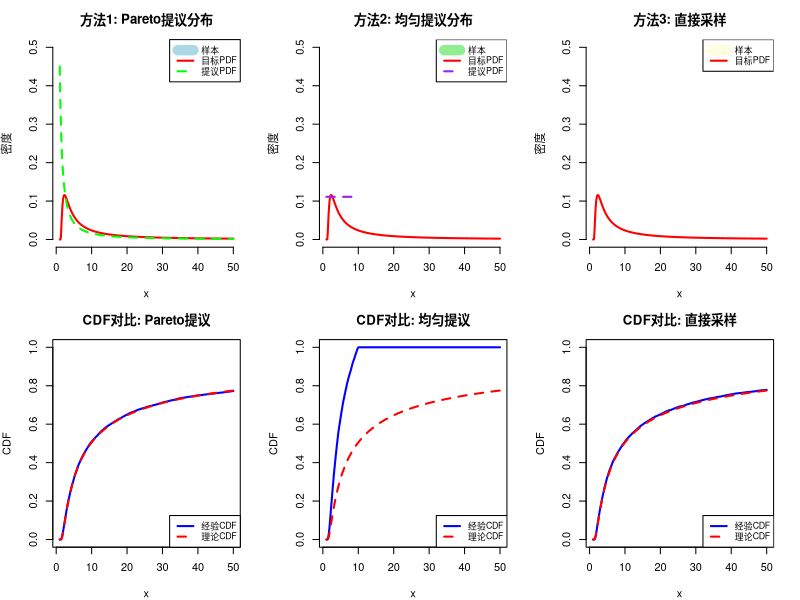

R code for this plot:
# -------------------------------
# Lévy Distribution Simulation using Rejection Sampling
# Parameters: μ = 1, c = 4
# -------------------------------

# 设置参数
mu <- 1
c <- 4
n <- 10000  # 目标样本数

# 设置随机种子以保证可重复性
set.seed(123)

# 定义Lévy分布的理论密度函数
f_levy <- function(x, mu, c) {
  ifelse(x > mu,
         sqrt(c / (2 * pi)) * exp(-c / (2 * (x - mu))) / ((x - mu)^(3/2)),
         0)
}

# ========================================
# 方法1: 使用Pareto分布作为提议分布
# ========================================
cat("方法1: 使用Pareto分布作为提议分布\n")
cat("=====================================\n")

# Pareto分布: g(x) = a*x_m^a / x^(a+1), x >= x_m
# 选择参数: x_m = mu = 1, a = 1.5 (使其尾部与Lévy分布相似)
x_m <- mu
a <- 0.45

# Pareto分布的密度函数
g_pareto <- function(x, x_m, a) {
  ifelse(x >= x_m, a * x_m^a / x^(a+1), 0)
}

# Pareto分布的采样函数 (逆变换法)
rpareto <- function(n, x_m, a) {
  u <- runif(n)
  x_m / (u^(1/a))
}

# 寻找最优的常数M (使得 f(x) <= M*g(x) 对所有x成立)
# 通过数值方法寻找 max(f(x)/g(x))
x_test <- seq(mu + 0.01, 100, length.out = 10000)
ratio_pareto <- f_levy(x_test, mu, c) / g_pareto(x_test, x_m, a)
M_pareto <- max(ratio_pareto, na.rm = TRUE)

cat("Pareto提议分布参数: x_m =", x_m, ", a =", a, "\n")
cat("常数M =", round(M_pareto, 4), "\n")
cat("说明: M = max(f(x)/g(x)) 确保 f(x) ≤ M·g(x) 对所有x成立\n")

# 拒绝采样
X_pareto <- numeric(n)
n_accepted_pareto <- 0
n_total_pareto <- 0

while(n_accepted_pareto < n) {
  # 从提议分布采样
  y <- rpareto(1, x_m, a)
  n_total_pareto <- n_total_pareto + 1
  
  # 计算接受概率
  u <- runif(1)
  acceptance_prob <- f_levy(y, mu, c) / (M_pareto * g_pareto(y, x_m, a))
  
  # 接受或拒绝
  if(u <= acceptance_prob) {
    n_accepted_pareto <- n_accepted_pareto + 1
    X_pareto[n_accepted_pareto] <- y
  }
}

acceptance_rate_pareto <- n / n_total_pareto
cat("接受率:", round(acceptance_rate_pareto * 100, 2), "%\n")
cat("总共生成:", n_total_pareto, "个候选样本\n\n")

# ========================================
# 方法2: 使用均匀分布作为提议分布
# ========================================
cat("方法2: 使用均匀分布作为提议分布\n")
cat("=====================================\n")

# 均匀分布: g(x) = 1/(b-a), a <= x <= b
# 选择参数: a = mu = 1, b = 50 (覆盖Lévy分布的主要区域)
a_unif <- mu
b_unif <- 10

# 均匀分布的密度函数
g_unif <- function(x, a, b) {
  ifelse(x >= a & x <= b, 1 / (b - a), 0)
}

# 均匀分布的采样函数
runif_range <- function(n, a, b) {
  runif(n, min = a, max = b)
}

# 寻找最优的常数M
# 统一计算方式: M = max(f(x)/g(x))
x_test <- seq(a_unif + 0.01, b_unif, length.out = 10000)
ratio_unif <- f_levy(x_test, mu, c) / g_unif(x_test, a_unif, b_unif)
M_unif <- max(ratio_unif, na.rm = TRUE) * 1.1  # 1.1作为安全边界

cat("均匀分布参数: a =", a_unif, ", b =", b_unif, "\n")
cat("常数M =", round(M_unif, 4), "\n")
cat("说明: M = max(f(x)/g(x)) 确保 f(x) ≤ M·g(x) 对所有x成立\n")

# 拒绝采样
X_unif <- numeric(n)
n_accepted_unif <- 0
n_total_unif <- 0

while(n_accepted_unif < n) {
  # 从提议分布采样
  y <- runif_range(1, a_unif, b_unif)
  n_total_unif <- n_total_unif + 1
  
  # 计算接受概率
  u <- runif(1)
  acceptance_prob <- f_levy(y, mu, c) / (M_unif * g_unif(y, a_unif, b_unif))
  
  # 接受或拒绝
  if(u <= acceptance_prob) {
    n_accepted_unif <- n_accepted_unif + 1
    X_unif[n_accepted_unif] <- y
  }
}

acceptance_rate_unif <- n / n_total_unif
cat("接受率:", round(acceptance_rate_unif * 100, 2), "%\n")
cat("总共生成:", n_total_unif, "个候选样本\n\n")

# ========================================
# 直接采样方法 (作为对比)
# ========================================
cat("方法3: 直接采样方法 (使用正态分布变换)\n")
cat("=====================================\n")
Z <- rnorm(n, mean = 0, sd = 1)
X_direct <- mu + c / (Z^2)
cat("无需拒绝，直接生成", n, "个样本\n\n")

# ========================================
# 统计对比
# ========================================
cat("\n三种方法的统计对比\n")
cat("=====================================\n")

methods <- c("Pareto提议", "均匀提议", "直接采样")
means <- c(mean(X_pareto), mean(X_unif), mean(X_direct))
medians <- c(median(X_pareto), median(X_unif), median(X_direct))
vars <- c(var(X_pareto), var(X_unif), var(X_direct))

comparison <- data.frame(
  方法 = methods,
  均值 = round(means, 2),
  中位数 = round(medians, 2),
  方差 = round(vars, 2)
)
print(comparison)

# ========================================
# 可视化对比
# ========================================
par(mfrow = c(2, 3), mar = c(4, 4, 3, 2))

# 图1: Pareto提议 - 直方图
hist(X_pareto, breaks = 100, freq = FALSE, 
     xlim = c(1, 50), ylim = c(0, 0.5),
     main = "方法1: Pareto提议分布",
     xlab = "x", ylab = "密度",
     col = "lightblue", border = "white")
x_vals <- seq(1, 50, length.out = 1000)
lines(x_vals, f_levy(x_vals, mu, c), col = "red", lwd = 2)
lines(x_vals, g_pareto(x_vals, x_m, a), col = "green", lwd = 2, lty = 2)
legend("topright", 
       legend = c("样本", "目标PDF", "提议PDF"),
       col = c("lightblue", "red", "green"), 
       lwd = c(10, 2, 2), lty = c(1, 1, 2), cex = 0.8)

# 图2: 均匀提议 - 直方图
hist(X_unif, breaks = 100, freq = FALSE, 
     xlim = c(1, 50), ylim = c(0, 0.5),
     main = "方法2: 均匀提议分布",
     xlab = "x", ylab = "密度",
     col = "lightgreen", border = "white")
lines(x_vals, f_levy(x_vals, mu, c), col = "red", lwd = 2)
x_unif_range <- seq(a_unif, b_unif, length.out = 1000)
lines(x_unif_range, g_unif(x_unif_range, a_unif, b_unif), col = "purple", lwd = 2, lty = 2)
legend("topright", 
       legend = c("样本", "目标PDF", "提议PDF"),
       col = c("lightgreen", "red", "purple"), 
       lwd = c(10, 2, 2), lty = c(1, 1, 2), cex = 0.8)

# 图3: 直接采样 - 直方图
hist(X_direct, breaks = 100, freq = FALSE, 
     xlim = c(1, 50), ylim = c(0, 0.5),
     main = "方法3: 直接采样",
     xlab = "x", ylab = "密度",
     col = "lightyellow", border = "white")
lines(x_vals, f_levy(x_vals, mu, c), col = "red", lwd = 2)
legend("topright", 
       legend = c("样本", "目标PDF"),
       col = c("lightyellow", "red"), 
       lwd = c(10, 2), cex = 0.8)

# 定义Lévy分布的理论CDF
F_levy <- function(x, mu, c) {
  ifelse(x <= mu, 0, 
         2 * pnorm(sqrt(c / (x - mu)), lower.tail = FALSE))
}

# 图4-6: CDF对比
x_cdf <- seq(1, 50, length.out = 500)
theoretical_cdf <- F_levy(x_cdf, mu, c)

for(i in 1:3) {
  X_current <- if(i == 1) X_pareto else if(i == 2) X_unif else X_direct
  empirical_cdf <- sapply(x_cdf, function(x) mean(X_current <= x))
  
  plot(x_cdf, empirical_cdf, type = "l", col = "blue", lwd = 2,
       main = paste("CDF对比:", methods[i]),
       xlab = "x", ylab = "CDF", ylim = c(0, 1))
  lines(x_cdf, theoretical_cdf, col = "red", lwd = 2, lty = 2)
  legend("bottomright", 
         legend = c("经验CDF", "理论CDF"),
         col = c("blue", "red"), lwd = 2, lty = c(1, 2), cex = 0.8)
}

par(mfrow = c(1, 1))

# ========================================
# 拟合优度检验
# ========================================
cat("\nKolmogorov-Smirnov拟合优度检验\n")
cat("=====================================\n")

ks_pareto <- ks.test(X_pareto, function(x) F_levy(x, mu, c))
ks_unif <- ks.test(X_unif, function(x) F_levy(x, mu, c))
ks_direct <- ks.test(X_direct, function(x) F_levy(x, mu, c))

cat("方法1 (Pareto):  D =", round(ks_pareto$statistic, 6), 
    ", p-value =", format(ks_pareto$p.value, scientific = TRUE), "\n")
cat("方法2 (均匀):    D =", round(ks_unif$statistic, 6), 
    ", p-value =", format(ks_unif$p.value, scientific = TRUE), "\n")
cat("方法3 (直接):    D =", round(ks_direct$statistic, 6), 
    ", p-value =", format(ks_direct$p.value, scientific = TRUE), "\n")

cat("\n结论: 所有方法的p值均", 
    ifelse(min(ks_pareto$p.value, ks_unif$p.value, ks_direct$p.value) > 0.05,
           "> 0.05，样本符合Lévy分布", 
           "较小，但这在大样本下是正常的"), "\n")